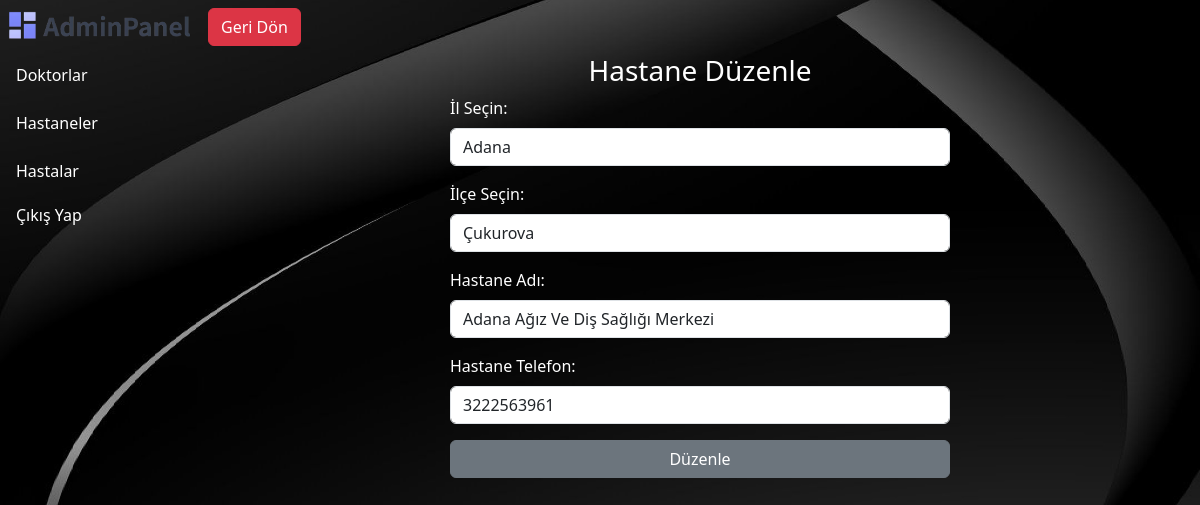
/Admin_Panel/hastane_duzenle.php?hastane_id=2 (signed in), run on the app's committed database.
### tables this page shows
CREATE TABLE `hastane` (
  `hastane_id` int(11) NOT NULL,
  `il_adi` text NOT NULL,
  `ilce_adi` text NOT NULL,
  `hastane_adi` text NOT NULL,
  `telefon` text NOT NULL
);

### Admin_Panel/hastane_duzenle.php (the view, shortened to what this page needs)
<?php
include('function.php');
if (isset($_GET['hastane_id'])) {
    $hastane_id = $_GET['hastane_id'];
    $sql_command = "SELECT * FROM hastane WHERE hastane_id = $hastane_id";
    $hastane_query = $db->query($sql_command);
    $hastane_info = $hastane_query->fetch(PDO::FETCH_ASSOC);
    if (isset($_POST['iller']) && $_POST['iller'] != "") $selected_il = $_POST['iller'];
    else $selected_il = $hastane_info['il_adi'];
    if (isset($_POST['ilceler']) && $_POST['ilceler'] != "") $selected_ilce = $_POST['ilceler'];
    else $selected_ilce = $hastane_info['ilce_adi'];
    $queryy = $db->query("SELECT * FROM il ORDER BY il_adi");
    while ($sehir = $queryy->fetch(PDO::FETCH_ASSOC)) {
        $sehirler[] = $sehir;
    }
    $SQL = "SELECT ilce.ilce_adi FROM ilce
        INNER JOIN il ON ilce.IL_ID = il.IL_ID
        WHERE il.il_adi = '$selected_il'
        ORDER BY ilce.ilce_adi;";
    $queryy = $db->query($SQL);
    $ilceler = [];
    while ($ilce = $queryy->fetch(PDO::FETCH_ASSOC)) {
        $ilceler[] = $ilce;
    }
?>
    <div class="vh-100">
        <nav class="navbar pe-3 d-flex" data-bs-theme="dark">
            <form class="w-100" role="search" method="post">
                <a href="hastane.php" class=" btn btn-danger ms-2">Geri Dön</a>
            </form>
        </nav>
        <div class="w-50 m-auto text-white">
            <h3 class="text-center">Hastane Düzenle</h3>
            <form class="text-white" method="post">
                <div class="mb-3">
                    <label class="form-label" for="iller">İl Seçin:</label>
                    <select class="form-control" name="iller" class="hastane" onchange="this.form.submit()">
                        <?php
                        foreach ($sehirler as $sehir) {
                            $selected = ($sehir['il_adi'] == $selected_il) ? 'selected' : ''; ?>
                            <?php echo '<option value="' . $sehir['il_adi'] . '" ' . $selected . '>' . $sehir['il_adi'] . '</option>'; ?>
                        <?php } ?>
                    </select>
                </div>
                <div class="mb-3">
                    <label class="form-label" for="ilceler">İlçe Seçin:</label>
                    <select class="form-control " name="ilceler" onchange="this.form.submit()">
                        <?php
                        foreach ($ilceler as $ilce) {
                            $selected = ($ilce['ilce_adi'] == $selected_ilce) ? 'selected' : ''; ?>
                            <?php echo '<option value="' . $ilce['ilce_adi'] . '" ' . $selected . '>' . $ilce['ilce_adi'] . '</option>'; ?>
                        <?php } ?>
                    </select>
                </div>
                <div class="mb-3">
                    <label class="form-label" for="hastane_adi">Hastane Adı:</label>
                    <input type="text" value="<?php echo $hastane_info['hastane_adi']?>" name="hastane_adi" class="form-control">
                </div>
                <div class="mb-3">
                    <label class="form-label" for="hastane_tel">Hastane Telefon:</label>
                    <input type="tel" maxlength="10" value="<?php echo $hastane_info['telefon']?>" name="hastane_tel" class="form-control">
                </div>
                <button name="hastane_duzenle_kayit" value="<?php echo $hastane_id; ?>" class="btn btn-secondary w-100">Düzenle</button>
            </form>
        </div>
    </div>
<?php
} else {
    echo "yanlış Yönlendirme";
    header('refresh:3, hastane.php');
}

### Admin_Panel/style.css (style rules this page uses)
.bgimage { background-image: url(./images/bg_images.jpg); }
body { background-image: url(./images/bg_images.jpg); background-repeat: no-repeat; background-position: center center; background-attachment: fixed; background-size: cover; }

### data on the page
hastane: hastane_adi "Adana Ağız Ve Diş Sağlığı Merkezi", hastane_tel "3222563961"

### other printed values
form field iller "Adana"
form field ilceler "Çukurova"
